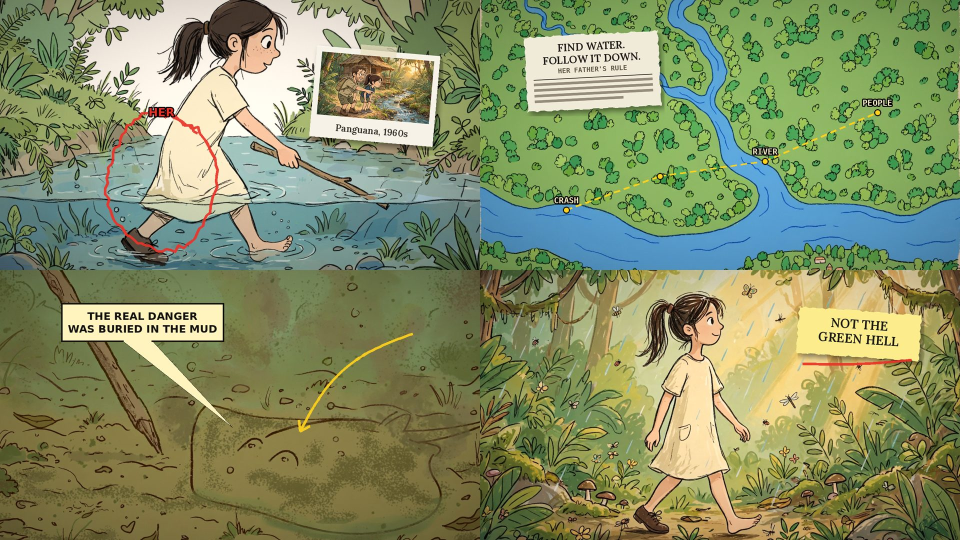
#> input picture examples/styles/overlay_styles_grid.jpg, 1920 x 1080 px (shown at 1/2 size)
$ python -i overlay_engine.py   (imports and definitions only)
#> lines starting #> are read from the running program, lines starting #| are printed output that depends on the picture
#!/usr/bin/env python3
"""
OVERLAY ENGINE — dựng video "ảnh tĩnh + edit chồng lớp" từ một file JSON.

Cách dùng:
  python3 overlay_engine.py spec.json --out hook.mp4              # dựng đủ hình + tiếng
  python3 overlay_engine.py spec.json --frames 1.0,5.5,9.8        # chỉ lưu vài khung PNG để kiểm tra
  python3 overlay_engine.py spec.json --out hook.mp4 --video-only # chỉ hình
  python3 overlay_engine.py spec.json --out hook.mp4 --jobs 4     # chạy song song

Mọi đường dẫn trong spec tính từ thư mục chứa spec (hoặc --root).
Yêu cầu: python3, numpy, opencv-python-headless, pillow, ffmpeg.
"""
import os, sys, json, math, argparse, subprocess, tempfile
import numpy as np
import cv2
from PIL import Image, ImageDraw, ImageFont, ImageFilter

# ------------------------------------------------------------------ tiện ích
def clamp(x, a=0.0, b=1.0):
    return max(a, min(b, x))

def A(t, t0, t1):
    """Tiến độ 0..1 của t trong đoạn [t0,t1]."""
    return clamp((t - t0) / (t1 - t0)) if t1 != t0 else (1.0 if t >= t0 else 0.0)

def ss(x):
    """smoothstep"""
    return x * x * (3 - 2 * x)

# [8 lines left out: function ease, not called in this run]

def lerp(pair, e):
    return pair[0] + (pair[1] - pair[0]) * e

def col(c):
    return tuple(int(v) for v in c)

class Ctx:
    """Giữ trạng thái đã nạp (ảnh, font, màu) cho một spec."""
    pass

C = Ctx()

# [9 lines left out: function font, not called in this run]

def new_layer():
    return Image.new("RGBA", (C.W, C.H), (0, 0, 0, 0))

# [6 lines left out: function apply_alpha, not called in this run]

def text(d, xy, s, kind, size, fill, anchor="mm", stroke=0):
    d.text(xy, s, font=font(kind, size), fill=col(fill) + (255,), anchor=anchor,
           stroke_width=stroke, stroke_fill=(0, 0, 0, 255))

# [4 lines left out: function card, not called in this run]

def comp(base, lay):
    return Image.alpha_composite(base, lay)

# [5 lines left out: function vis, not called in this run]

def color_of(e, key, default):
    v = e.get(key, default)
    return C.colors[v] if isinstance(v, str) else v

# ------------------------------------------------------------------ nền + camera
# [693 lines left out: functions load_scene, cam, video_frame, scene_src, _levels, render_scene and 31 more, not called in this run]

# ---------- FX: chuyển động BÊN TRONG ảnh tĩnh (áp lên ảnh nguồn 2560x1440 trước camera -> bám đúng ảnh) ----------
def _grid(h, w):
    yy, xx = np.mgrid[0:h, 0:w].astype(np.float32)
    return xx, yy

# [77 lines left out: functions _feather, fx_ripple, fx_sway, fx_glow, fx_parallax, not called in this run]

def ss_arr(x):
    x = np.clip(x, 0, 1)
    return x * x * (3 - 2 * x)

# [17 lines left out: function fx_squash, not called in this run]

FX = {"ripple": fx_ripple, "sway": fx_sway, "glow": fx_glow, "parallax": fx_parallax, "squash": fx_squash}

# [84 lines left out: functions el_particles, el_video_overlay, el_image_overlay, not called in this run]

# ------------------------------------------------------------------ NHÓM CHỒNG LỚP "SỔ TAY / TƯ LIỆU / TRUYỆN TRANH"
_IMG_CACHE = {}
# [357 lines left out: functions _rgba_img, _place, _drop, el_photo_pin, _wobble_ellipse, el_marker and 11 more, not called in this run]

TYPES = {
    "tag": el_tag, "dimension": el_dimension, "bars": el_bars, "flow": el_flow, "linechart": el_linechart, "sprite": el_sprite,
    "photo_pin": el_photo_pin, "marker": el_marker, "clipping": el_clipping,
    "speech_box": el_speech_box, "route": el_route,
    "particles": el_particles, "video_overlay": el_video_overlay, "image_overlay": el_image_overlay,
    "captions": el_captions, "kinetic": el_kinetic,
    "rain": el_rain, "mist": el_mist, "dim": el_dim,
    "spotlight": el_spotlight, "panel_reveal": el_panel_reveal, "highlight_box": el_highlight_box, "stamp": el_stamp,
    "lower_third": el_lower_third, "flash": el_flash, "redact": el_redact,
    "timeline": el_timeline, "ticker": el_ticker,
    "typed_card": el_typed_card, "badge_pop": el_badge_pop, "gauge": el_gauge,
    "anchored_circle": el_anchored_circle, "counter_down": el_counter_down,
    "label": el_label, "strike_cards": el_strike_cards,
    "question_card": el_question_card, "day_ticker": el_day_ticker,
}

# ------------------------------------------------------------------ khung hình
# [42 lines left out: function post, not called in this run]

def frame(i):
    t = i / C.FPS
    bg = finish_bg(background(t), i)
    base = Image.fromarray(bg.clip(0, 255).astype(np.uint8), "RGB").convert("RGBA")
    for e in C.elements:
        lay = TYPES[e["type"]](t, e)
        if lay is not None:
            base = comp(base, lay)
    return post(np.asarray(base.convert("RGB")), i)

PRESETS = {
    # phim cũ / bản tin xưa: đen trắng ngả nâu, hạt thô, nhấp nháy, vết xước; full 16:9
    # (muốn khung 4:3 thì tự thêm "style": {"pillarbox": 1.37} vào spec — mặc định tắt vì video phải full 16:9)
    "newsreel": {"grain": 6.0, "vignette": 0.55, "warm": [1.0, 1.0, 1.0], "flicker": 0.03,
                 "grade": {"bw": 1.0, "tint": [1.12, 0.98, 0.78], "contrast": 1.15},
                 "style": {"scratches": True},
                 "colors": {"yellow": [236, 214, 160], "red": [170, 60, 50], "cream": [240, 228, 200],
                            "edge": [210, 198, 165], "card": [24, 20, 14]}},
    # điện ảnh tối giản: full khung 16:9 (KHÔNG dải đen), phụ đề serif, ít hạt, màu gần tự nhiên
    # (muốn dải đen thì tự thêm "style": {"letterbox": 2.39} vào spec — mặc định tắt)
    "cinematic": {"grain": 2.4, "vignette": 0.32, "warm": [1.02, 1.0, 0.98], "flicker": 0.0,
                  "grade": {"contrast": 1.08}},
    # chữ chạy theo lời: nền tối hơn, chữ to bật lên đúng từ khoá
    "kinetic": {"grain": 3.0, "vignette": 0.5, "grade": {"contrast": 1.1}},
    # sách truyện: tông ấm, màu dịu, vân giấy nhẹ — hợp ảnh minh hoạ hoạt hình, kể chuyện chậm
    "storybook": {"grain": 0.8, "vignette": 0.22, "warm": [1.03, 1.0, 0.95], "flicker": 0.0,
                  "grade": {"sat": 0.92, "contrast": 1.04, "lift": 6}, "style": {"paper": 0.06}},
    # kỷ niệm / hoài niệm (khán giả 55+): màu bạc nhẹ, đen nâng, hạt mịn, viền ảnh in màu kem
    "memory": {"grain": 2.6, "vignette": 0.35, "warm": [1.06, 1.0, 0.9], "flicker": 0.008,
               "grade": {"sat": 0.78, "contrast": 0.98, "lift": 16},
               "style": {"border": {"w": 18, "color": [238, 230, 212]}}},
    # truyện tranh: màu rực hơn, tương phản, khung mực quanh ô hình, vân giấy
    "comic": {"grain": 0.6, "vignette": 0.12, "flicker": 0.0,
              "grade": {"sat": 1.15, "contrast": 1.12}, "style": {"ink_frame": {"w": 5, "margin": 14}, "paper": 0.04}},
    # tài liệu sạch: màu trung tính, gần như không hạt/vignette — để thẻ tư liệu, bản đồ, số liệu nói
    "documentary": {"grain": 0.4, "vignette": 0.15, "warm": [1.0, 1.0, 1.0], "flicker": 0.0,
                    "grade": {"sat": 0.96, "contrast": 1.03}},
}

# [88 lines left out: functions apply_preset, setup, build_audio, render_video, not called in this run]

def _frame_bytes(i):
    return frame(i).tobytes()

# [37 lines left out: function main, not called in this run]

# [2 lines not run here, left out]

>>> import cv2
>>> picture = cv2.imread('examples/styles/overlay_styles_grid.jpg', cv2.IMREAD_GRAYSCALE)
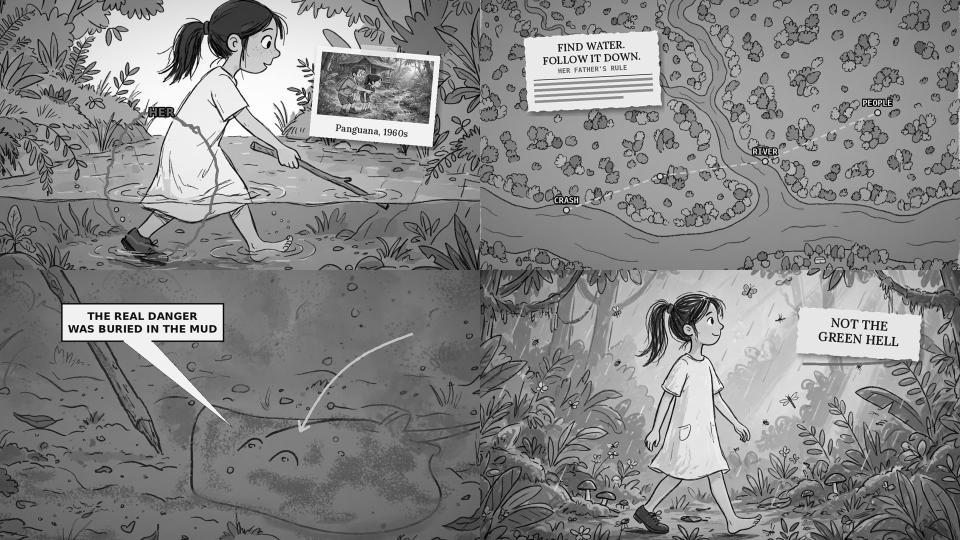
#> picture: shape (1080, 1920) (shown at 1/2 size); min 0, max 255, mean 134.3
#> (the run stopped early here; a loop or call above may not have finished)
